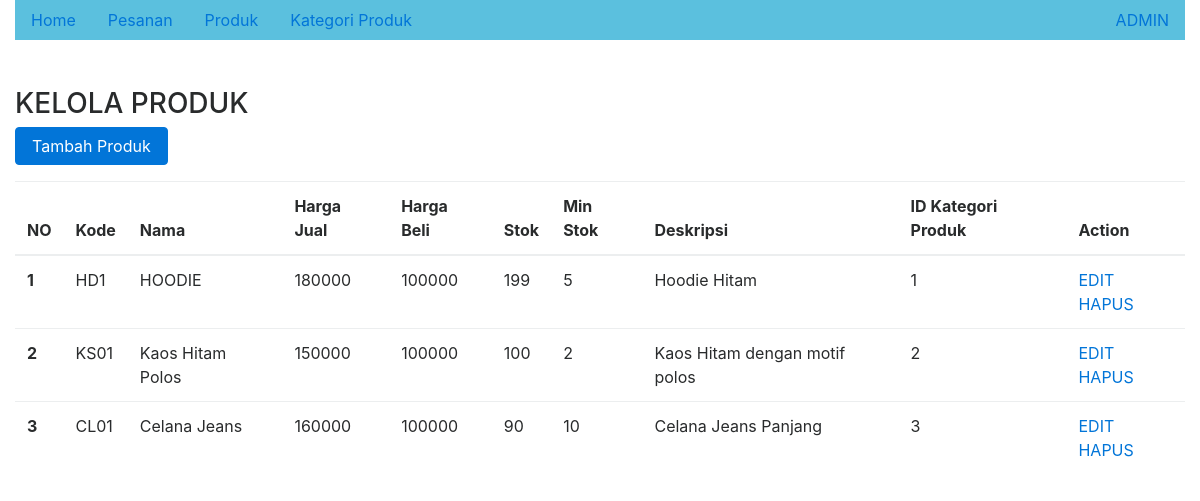
/produk.php, run on the app's committed database.
### tables this page shows
CREATE TABLE `produk` (
  `id` int(11) NOT NULL,
  `kode` varchar(45) NOT NULL,
  `nama` varchar(45) NOT NULL,
  `harga_jual` double NOT NULL,
  `harga_beli` double NOT NULL,
  `stok` int(11) NOT NULL,
  `min_stok` int(11) NOT NULL,
  `deskripsi` text NOT NULL,
  `kategori_produk_id` int(11) NOT NULL
);

### produk.php (the view)
<?php
      require_once 'dbkonek.php' ;
      $sql = " SELECT * FROM produk";
      $stmt = $conn->prepare($sql);
      $stmt->execute();
    ?>
    <?php
        include_once 'template/admin.php';
    ?>
<div class="row">
  <div class="col-md-12">
  <h3>KELOLA PRODUK</h3>
  <a class="btn btn-primary" href="form_produk.php" role="button">Tambah Produk</a>
  <table class="table mt-3">
  <thead>
    <tr>
      <th scope="col">NO</th>
      <th scope="col">Kode</th>
      <th scope="col">Nama</th>
      <th scope="col">Harga Jual</th>
      <th scope="col">Harga Beli</th>
      <th scope="col">Stok</th>
      <th scope="col">Min Stok</th>
      <th scope="col">Deskripsi</th>
      <th scope="col">ID Kategori Produk</th>
      <th scope="col">Action</th>
    </tr>
  </thead>
  <tbody>
    <?php
      $number = 1;
      while($row = $stmt->fetch(PDO::FETCH_ASSOC)) :
    ?>
    <tr>
      <th scope="row"><?=  $number      ?></th>
      <td>  <?=  $row['kode']      ?>    </td>
      <td> <?=  $row['nama']      ?> </td>
      <td><?=  $row['harga_jual']      ?></td>
      <td> <?=  $row['harga_beli']      ?></td>
      <td> <?=  $row['stok']      ?></td>
      <td> <?=  $row['min_stok']      ?></td>
      <td> <?=  $row['deskripsi']      ?></td>
      <td> <?=  $row['kategori_produk_id']      ?></td>
      <td>
                    <a href="edit_produk.php?id=<?= $row['id'] ?>">EDIT</a>
                    <a href="delete_produk.php?id=<?= $row['id'] ?>"
                        onclick="if(!confirm('Anda Yakin Hapus Produk Dengan Kode <?=$row['kode']?>?')) {return false}"
                    >
                        HAPUS
                    </a>
                </td>
    </tr>
    <?php
      $number++;
      endwhile;
    ?>
  </tbody>
</table>
  </div>
</div>

### template/admin.php (shortened to what this page needs)
<!DOCTYPE html>
<html lang="en">
  <head>
    <link href="css/bootstrap.min.css" rel="stylesheet">
    <link href="css/style.css" rel="stylesheet">
  </head>
  <body>
    <div class="container-fluid">
	<div class="row">
		<div class="col-md-12 mb-5">
			<ul class="nav bg-info">
				<li class="nav-item">
					<a class="nav-link active" href="index.php">Home</a>
				</li>
				<li class="nav-item">
					<a class="nav-link  " href="pesanan.php">Pesanan</a>
				</li>
				<li class="nav-item">
					<a class="nav-link " href="produk.php">Produk</a>
				</li>
                <li class="nav-item">
					<a class="nav-link " href="k-produk.php">Kategori Produk</a>
				</li>
				<li class="nav-item dropdown ml-md-auto">
					 <a class="nav-link " href="pesanan.php">ADMIN</a>
				</li>
			</ul>
		</div>
	</div>

### data on the page
produk: kode "HD1", nama "HOODIE", harga_jual "180000", harga_beli "100000", stok "199", min_stok "5", deskripsi "Hoodie Hitam", kategori_produk "1"
produk: kode "KS01", nama "Kaos Hitam Polos", harga_jual "150000", harga_beli "100000", stok "100", min_stok "2", deskripsi "Kaos Hitam dengan motif polos", kategori_produk "2"
produk: kode "CL01", nama "Celana Jeans", harga_jual "160000", harga_beli "100000", stok "90", min_stok "10", deskripsi "Celana Jeans Panjang", kategori_produk "3"
